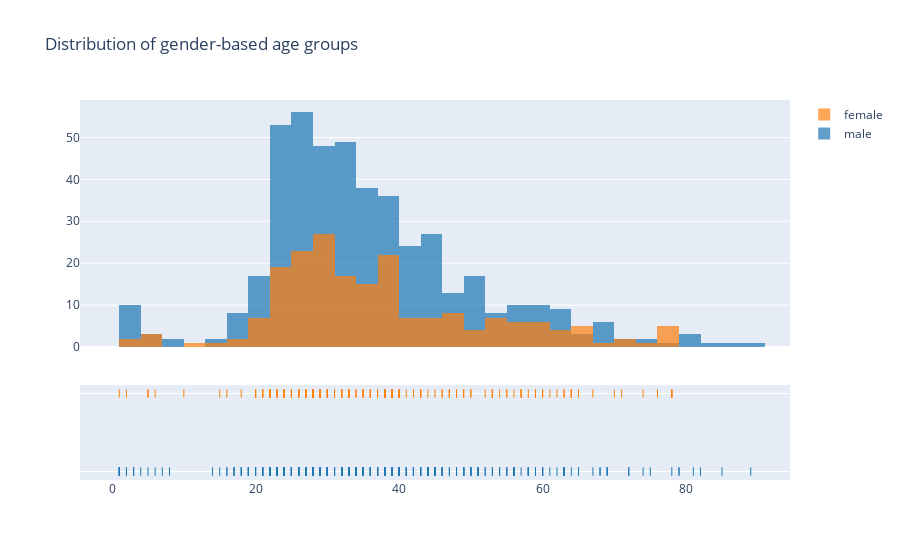

Notebook source saved alongside this figure:
### Markdown cell above
**Data Profile**

### Code cell
# Visualize patient profiles based on sex and age
male_ages = metadata_df["age"].loc[metadata_df["sex"]=="Male"]
female_ages = metadata_df["age"].loc[metadata_df["sex"]=="Female"]
fig = ff.create_distplot(
    [male_ages, female_ages], ["male", "female"],
    bin_size=3, show_curve=False, histnorm=None
)
fig.update_layout(title="Distribution of gender-based age groups")
fig.show()

### Figure 1 — Plotly figure (JSON) as saved in the notebook; plotly's stock layout.template omitted (floating-point values rounded to 4 significant figures; data arrays with more than 128 entries replaced by an {"elided": "..."} marker saying what was removed)
{"data": [{"autobinx": false, "legendgroup": "male", "marker": {"color": "rgb(31, 119, 180)"}, "name": "male", "opacity": 0.7, "x": {"elided": "460 int values"}, "xaxis": "x", "xbins": {"end": 89, "size": 3, "start": 1}, "yaxis": "y", "type": "histogram"}, {"autobinx": false, "legendgroup": "female", "marker": {"color": "rgb(255, 127, 14)"}, "name": "female", "opacity": 0.7, "x": {"elided": "202 int values"}, "xaxis": "x", "xbins": {"end": 78, "size": 3, "start": 1}, "yaxis": "y", "type": "histogram"}, {"legendgroup": "male", "marker": {"color": "rgb(31, 119, 180)", "symbol": "line-ns-open"}, "mode": "markers", "name": "male", "showlegend": false, "x": {"elided": "460 int values"}, "xaxis": "x", "y": {"elided": "460 str values"}, "yaxis": "y2", "type": "scatter"}, {"legendgroup": "female", "marker": {"color": "rgb(255, 127, 14)", "symbol": "line-ns-open"}, "mode": "markers", "name": "female", "showlegend": false, "x": {"elided": "202 int values"}, "xaxis": "x", "y": {"elided": "202 str values"}, "yaxis": "y2", "type": "scatter"}], "layout": {"barmode": "overlay", "hovermode": "closest", "legend": {"traceorder": "reversed"}, "xaxis": {"anchor": "y2", "domain": [0, 1], "zeroline": false}, "yaxis": {"anchor": "free", "domain": [0.35, 1], "position": 0}, "yaxis2": {"anchor": "x", "domain": [0, 0.25], "dtick": 1, "showticklabels": false}, "title": {"text": "Distribution of gender-based age groups"}}}
